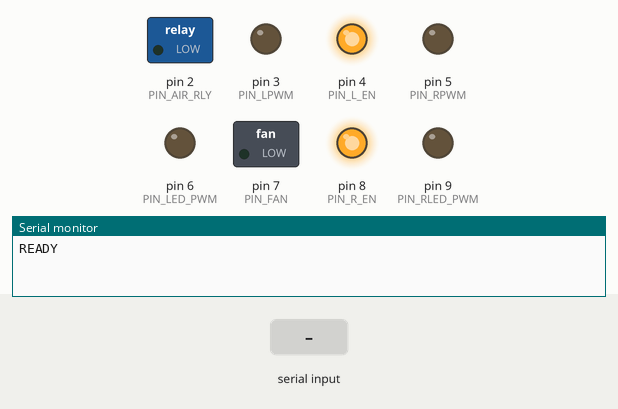
Recording of a sketch running on a simulated Arduino Uno, built with avr-gcc and run on an emulated ATmega328P. Shown: switched loads named in the sketch (green lamp = pin HIGH), output pins drawn as LEDs (lit = HIGH), the last lines printed to the serial monitor. Inputs (shaded band) come from the test bench.

Above: at 1.3 s.
1.4 s: "d\n" received over Serial
At 2.6 s:
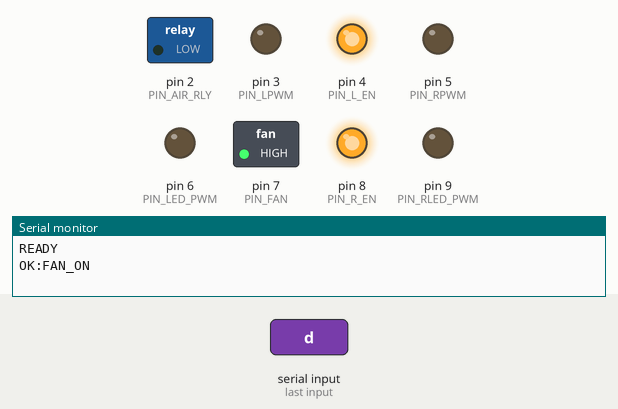
2.9 s: byte 99 ('c') received over Serial
At 3.8 s:
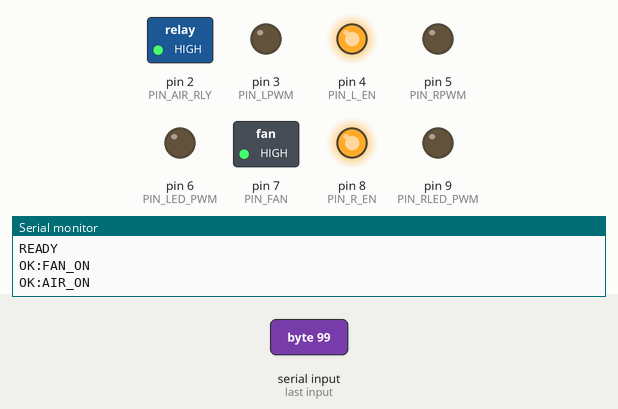
4.4 s: byte 107 ('k') received over Serial
At 4.9 s:
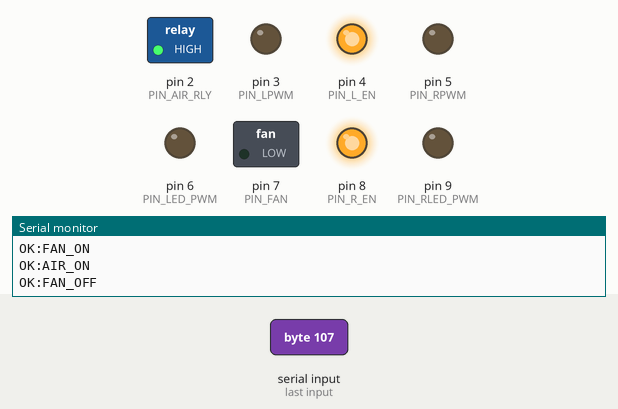
8.9 s: byte 118 ('v') received over Serial
At 9.5 s:
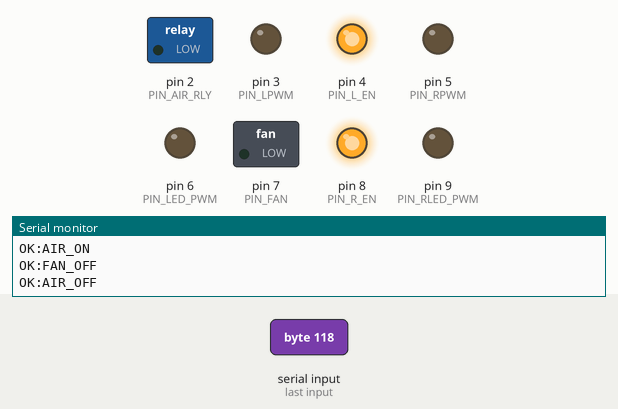
Timing chart, 0 to 11.4 s (numbered marks = the images above; inputs shaded):
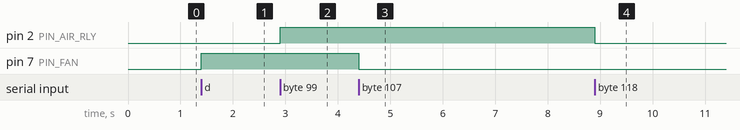

The sketch:

arduino_code.ino
```cpp
/*
  ePBR Arduino Uno Controller

  Serial commands:
    i    -> return device ID
    t    -> return current temperature
    j    -> return current jacket temperature
    axx    -> accelerate temperature: output PWM to BTS7960 (a00 to turn OFF)
    d    -> turn ON the fans
    k    -> turn OFF the fans
    lxx  -> set LED intensity at D6 to xx percent (00..99)
    rxx  -> set the round LED intensity at D9 to xx percent (00..99)
    c    -> turn ON air valve relay
    v    -> turn OFF air valve relay

  Notes:
  - Supports both newline-terminated commands and short immediate commands.
  - Replies with one line per command.
  - Temperature conversion uses a configurable linear calibration model.
*/

#include <Arduino.h>
#include <ctype.h>
#include <string.h>
#include <stdlib.h>

// =========================
// User configuration
// =========================
const char DEVICE_ID[] = "EPBR01";

// Pin assignments
const uint8_t PIN_TEMP = A0;
const uint8_t PIN_JACKET_TEMP = A1;
const uint8_t PIN_L_EN = 4;
const uint8_t PIN_R_EN = 8;
const uint8_t PIN_FAN = 7;
const uint8_t PIN_LPWM = 3;
const uint8_t PIN_RPWM = 5;
const uint8_t PIN_LED_PWM   = 6;
const uint8_t PIN_RLED_PWM   = 9;
// Do not use D0/D1 on an Uno while using USB Serial; they are RX/TX.
const uint8_t PIN_AIR_RLY   = 2;


// Relay polarity
// Change these if your relay board is active LOW
const bool RELAY_ON  = HIGH;
const bool RELAY_OFF = LOW;

// Serial settings
const unsigned long SERIAL_BAUD = 115200;

// Temperature calibration
// A0 is designed to read 2.5V at 25C.
// With 5V ADC reference on Uno, that is about 512 ADC counts.
const float TEMP_REF_C           = 25.0f;
const float ADC_REF_AT_25C       = 512.0f;

// IMPORTANT:
// Set this based on your actual analog front-end calibration.
// Units: degrees C per ADC count.
// Example placeholder only:
const float TEMP_SLOPE_C_PER_COUNT = 0.10f;

// Number of ADC samples to average
const uint8_t TEMP_AVG_SAMPLES = 16;

// Command buffer
char cmdBuffer[16];
uint8_t cmdIndex = 0;

// State tracking
bool airValveOn = false;
uint8_t ledPercent = 0;
uint8_t rledPercent = 0;

// =========================
// Function declarations
// =========================
void setAirValve(bool on);
void setLedPercent(uint8_t percent);
void setRLedPercent(uint8_t percent);

uint16_t readTemperatureADC();
float readTemperatureC();
uint16_t readJacketTemperatureADC();
float readJacketTemperatureC();

void processCommand(const char *cmd);
void handleSerial();
void resetCommandBuffer();

bool isImmediateSingleCharCommand(char c);
bool isCompleteLedCommand(const char *buf, uint8_t len);
bool isCompleteRLedCommand(const char *buf, uint8_t len);
bool isCompleteAccelerateCommand(const char *buf, uint8_t len);

// =========================
// Setup
// =========================
void setup() {
  pinMode(PIN_L_EN, OUTPUT);
  pinMode(PIN_R_EN, OUTPUT);
  pinMode(PIN_FAN, OUTPUT);
  pinMode(PIN_LPWM, OUTPUT);
  pinMode(PIN_RPWM, OUTPUT);
  pinMode(PIN_LED_PWM, OUTPUT);
  pinMode(PIN_RLED_PWM, OUTPUT);
  pinMode(PIN_AIR_RLY, OUTPUT);

  // Safe startup state
  setAirValve(false);
  setLedPercent(0);
  setRLedPercent(0);
  digitalWrite(PIN_L_EN, HIGH);
  digitalWrite(PIN_R_EN, HIGH);
  digitalWrite(PIN_FAN, LOW);
  delay(100);


  Serial.begin(SERIAL_BAUD);

  resetCommandBuffer();

  // Optional startup banner for debugging
  Serial.println("READY");
}

// =========================
// Main loop
// =========================
void loop() {
  handleSerial();
}

// =========================
// Output control functions
// =========================
void setAirValve(bool on) {
  digitalWrite(PIN_AIR_RLY, on ? RELAY_ON : RELAY_OFF);
  airValveOn = on;
}

void setLedPercent(uint8_t percent) {
  if (percent > 99) percent = 99;
  ledPercent = percent;

  // Map 0..99% to 0..255 PWM
  uint8_t pwmValue = map(percent, 0, 99, 0, 255);
  analogWrite(PIN_LED_PWM, pwmValue);
}

void setRLedPercent(uint8_t percent) {
  if (percent > 99) percent = 99;
  rledPercent = percent;

  // Map 0..99% to 0..255 PWM
  uint8_t pwmValue = map(percent, 0, 99, 0, 255);
  analogWrite(PIN_RLED_PWM, pwmValue);
}

// =========================
// Temperature functions
// =========================
uint16_t readTemperatureADC() {
  uint32_t sum = 0;
  for (uint8_t i = 0; i < TEMP_AVG_SAMPLES; i++) {
    sum += analogRead(PIN_TEMP);
  }
  return (uint16_t)(sum / TEMP_AVG_SAMPLES);
}

float readTemperatureC() {
  uint16_t adc = readTemperatureADC();

  // Linear calibration model:
  // T = Tref + (ADC - ADCref) * slope
  float tempC = TEMP_REF_C + ((float)adc - ADC_REF_AT_25C) * TEMP_SLOPE_C_PER_COUNT;
  return tempC;
}

uint16_t readJacketTemperatureADC() {
  uint32_t sum = 0;
  for (uint8_t i = 0; i < TEMP_AVG_SAMPLES; i++) {
    sum += analogRead(PIN_JACKET_TEMP);
  }
  return (uint16_t)(sum / TEMP_AVG_SAMPLES);
}

float readJacketTemperatureC() {
  uint16_t adc = readJacketTemperatureADC();

  // Linear calibration model:
  // T = Tref + (ADC - ADCref) * slope
  float tempC = TEMP_REF_C + ((float)adc - ADC_REF_AT_25C) * TEMP_SLOPE_C_PER_COUNT;
  return tempC;
}

// =========================
// Serial command handling
// =========================
void handleSerial() {
  while (Serial.available() > 0) {
    char c = (char)Serial.read();

    // Ignore leading whitespace/newlines
    if ((c == '\r' || c == '\n') && cmdIndex == 0) {
      continue;
    }

    // End-of-line command termination
    if (c == '\r' || c == '\n') {
      cmdBuffer[cmdIndex] = '\0';
      if (cmdIndex > 0) {
        processCommand(cmdBuffer);
      }
      resetCommandBuffer();
      continue;
    }

    // Add character if buffer has room
    if (cmdIndex < sizeof(cmdBuffer) - 1) {
      cmdBuffer[cmdIndex++] = c;
      cmdBuffer[cmdIndex] = '\0';
    } else {
      Serial.println("ERR:CMD_TOO_LONG");
      resetCommandBuffer();
      continue;
    }

    // Immediate handling for single-char commands: i t j c v k d
    if (cmdIndex == 1 && isImmediateSingleCharCommand(cmdBuffer[0])) {
      processCommand(cmdBuffer);
      resetCommandBuffer();
      continue;
    }

    // Immediate handling for lxx without waiting for newline
    if (isCompleteLedCommand(cmdBuffer, cmdIndex)) {
      processCommand(cmdBuffer);
      resetCommandBuffer();
      continue;
    }


    // Immediate handling for rxx without waiting for newline
    if (isCompleteRLedCommand(cmdBuffer, cmdIndex)) {
      processCommand(cmdBuffer);
      resetCommandBuffer();
      continue;
    }

    // Immediate handling for axx without waiting for newline
    if (isCompleteAccelerateCommand(cmdBuffer, cmdIndex)) {
      processCommand(cmdBuffer);
      resetCommandBuffer();
      continue;
    }
  }
}

bool isImmediateSingleCharCommand(char c) {
  return (c == 'i' || c == 't' || c == 'j' || c == 'c' || c == 'v' || c == 'k' || c == 'd');
}

bool isCompleteLedCommand(const char *buf, uint8_t len) {
  return (len == 3 &&
          buf[0] == 'l' &&
          isdigit((unsigned char)buf[1]) &&
          isdigit((unsigned char)buf[2]));
}

bool isCompleteRLedCommand(const char *buf, uint8_t len) {
  return (len == 3 &&
          buf[0] == 'r' &&
          isdigit((unsigned char)buf[1]) &&
          isdigit((unsigned char)buf[2]));
}

bool isCompleteAccelerateCommand(const char *buf, uint8_t len) {
  return (len == 3 &&
          buf[0] == 'a' &&
          isdigit((unsigned char)buf[1]) &&
          isdigit((unsigned char)buf[2]));
}

void processCommand(const char *cmd) {
  if (strcmp(cmd, "i") == 0) {
    Serial.println(DEVICE_ID);
    return;
  }

  if (strcmp(cmd, "t") == 0) {
    float tempC = readTemperatureC();
    Serial.println(tempC, 2);
    return;
  }

  if (strcmp(cmd, "j") == 0) {
    float tempC = readJacketTemperatureC();
    Serial.println(tempC, 2);
    return;
  }

  if (strcmp(cmd, "c") == 0) {
    setAirValve(true);
    Serial.println("OK:AIR_ON");
    return;
  }

  if (strcmp(cmd, "v") == 0) {
    setAirValve(false);
    Serial.println("OK:AIR_OFF");
    return;
  }

  if (strcmp(cmd, "k") == 0) {
    digitalWrite(PIN_FAN, LOW);
    Serial.println("OK:FAN_OFF");
    return;
  }

  if (strcmp(cmd, "d") == 0) {
    digitalWrite(PIN_FAN, HIGH);
    Serial.println("OK:FAN_ON");
    return;
  }

  // Heating command: axx
  // -- 'a' command: set LPWM value --------------------------
    // Convert the substring after 's' to an integer
  if (strlen(cmd) == 3 && cmd[0] == 'a' &&
      isdigit((unsigned char)cmd[1]) &&
      isdigit((unsigned char)cmd[2])) {

    int percent = (cmd[1] - '0') * 10 + (cmd[2] - '0');

    if (percent < 0 || percent > 99) {
      Serial.println("ERR:THERMAL_OUT_OF_RANGE");
      return;
    }
    uint8_t pwmValue = map(percent, 0, 99, 0, 255);
    //analogWrite(PIN_RPWM, 0);
    digitalWrite(PIN_FAN, LOW);
    delay(100);
    analogWrite(PIN_LPWM, int(pwmValue));
    delay(100);

    Serial.print("OK:THERMAL_ACC=");
    if (percent < 10) Serial.print('0');
    Serial.println(percent);
    return;
  }


  // // Heating command: dxx
  // // -- 'd' command: set RPWM value --------------------------
  //   // Convert the substring after 's' to an integer
  // if (strlen(cmd) == 3 && cmd[0] == 'd' &&
  //     isdigit((unsigned char)cmd[1]) &&
  //     isdigit((unsigned char)cmd[2])) {

  //   int percent = (cmd[1] - '0') * 10 + (cmd[2] - '0');

  //   if (percent < 0 || percent > 99) {
  //     Serial.println("ERR:THERMAL_OUT_OF_RANGE");
  //     return;
  //   }
  //   uint8_t pwmValue = map(percent, 0, 99, 0, 255);
  //   analogWrite(PIN_LPWM, 0);
  //   delay(100);
  //   digitalWrite(PIN_FAN, HIGH);
  //   //analogWrite(PIN_RPWM, int(pwmValue));
  //   delay(100);

  //   Serial.print("OK:THERMAL_DEACC=");
  //   if (percent < 10) Serial.print('0');
  //   Serial.println(percent);
  //   return;
  // }

  // LED command: lxx
  if (strlen(cmd) == 3 && cmd[0] == 'l' &&
      isdigit((unsigned char)cmd[1]) &&
      isdigit((unsigned char)cmd[2])) {

    int percent = (cmd[1] - '0') * 10 + (cmd[2] - '0');

    if (percent < 0 || percent > 99) {
      Serial.println("ERR:LED_RANGE");
      return;
    }

    setLedPercent((uint8_t)percent);
    Serial.print("OK:LED=");
    if (percent < 10) Serial.print('0');
    Serial.println(percent);
    return;
  }

  // RLED command: rxx
  if (strlen(cmd) == 3 && cmd[0] == 'r' &&
      isdigit((unsigned char)cmd[1]) &&
      isdigit((unsigned char)cmd[2])) {

    int percent = (cmd[1] - '0') * 10 + (cmd[2] - '0');

    if (percent < 0 || percent > 99) {
      Serial.println("ERR:RLED_RANGE");
      return;
    }

    setRLedPercent((uint8_t)percent);
    Serial.print("OK:RLED=");
    if (percent < 10) Serial.print('0');
    Serial.println(percent);
    return;
  }

  Serial.println("ERR:UNKNOWN_CMD");
}

void resetCommandBuffer() {
  cmdIndex = 0;
  cmdBuffer[0] = '\0';
}
```

Measured:
- after the input at 1.4 s, pin 7 (PIN_FAN): LOW → HIGH at once
- after the input at 2.9 s, pin 2 (PIN_AIR_RLY): LOW → HIGH at once
- after the input at 4.4 s, pin 7 (PIN_FAN): HIGH → LOW at once
- after the input at 8.9 s, pin 2 (PIN_AIR_RLY): HIGH → LOW at once
